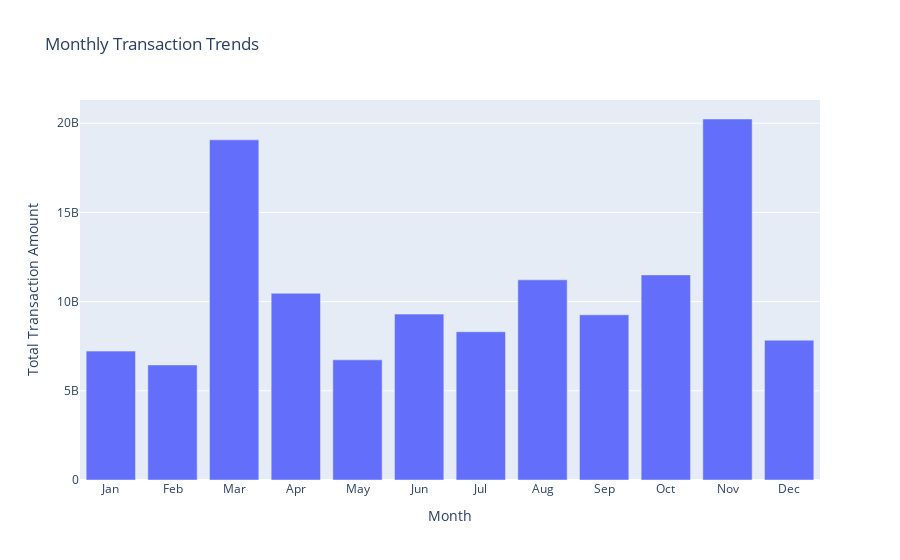

The code cell stored with this chart in its notebook:
### Code cell
# 3. Monthly Transaction Trends

# Ensure the 'Month' column exists
df['Month'] = df['Date'].dt.month

# Calculate monthly transaction trends
monthly_trends = df.groupby('Month')['Transaction_Amount'].sum()

# Plot the monthly transaction trends
monthly_trends_fig = px.bar(
	monthly_trends,
	x=monthly_trends.index,
	y=monthly_trends.values,
	labels={"x": "Month", "y": "Total Transaction Amount"},
	title="Monthly Transaction Trends"
)
monthly_trends_fig.update_xaxes(
	tickvals=list(range(1, 13)),
	ticktext=["Jan", "Feb", "Mar", "Apr", "May", "Jun", "Jul", "Aug", "Sep", "Oct", "Nov", "Dec"]
)
monthly_trends_fig.show()

### Figure 1 — Plotly figure (JSON) as saved in the notebook; plotly's stock layout.template omitted (floating-point values rounded to 4 significant figures)
{"data": [{"alignmentgroup": "True", "hovertemplate": "Month=%{x}<br>Total Transaction Amount=%{y}<extra></extra>", "legendgroup": "", "marker": {"color": "#636efa", "pattern": {"shape": ""}}, "name": "", "offsetgroup": "", "orientation": "v", "showlegend": false, "textposition": "auto", "type": "bar", "x": [1, 2, 3, 4, 5, 6, 7, 8, 9, 10, 11, 12], "xaxis": "x", "y": [7225579200, 6449445700, 19068480800, 10469869300, 6736680300, 9299628400, 8313317200, 11221671000, 9259660800, 11498991000, 20237711000, 7837107400], "yaxis": "y"}], "layout": {"barmode": "relative", "legend": {"tracegroupgap": 0}, "title": {"text": "Monthly Transaction Trends"}, "xaxis": {"anchor": "y", "domain": [0, 1], "ticktext": ["Jan", "Feb", "Mar", "Apr", "May", "Jun", "Jul", "Aug", "Sep", "Oct", "Nov", "Dec"], "tickvals": [1, 2, 3, 4, 5, 6, 7, 8, 9, 10, 11, 12], "title": {"text": "Month"}}, "yaxis": {"anchor": "x", "domain": [0, 1], "title": {"text": "Total Transaction Amount"}}}}
